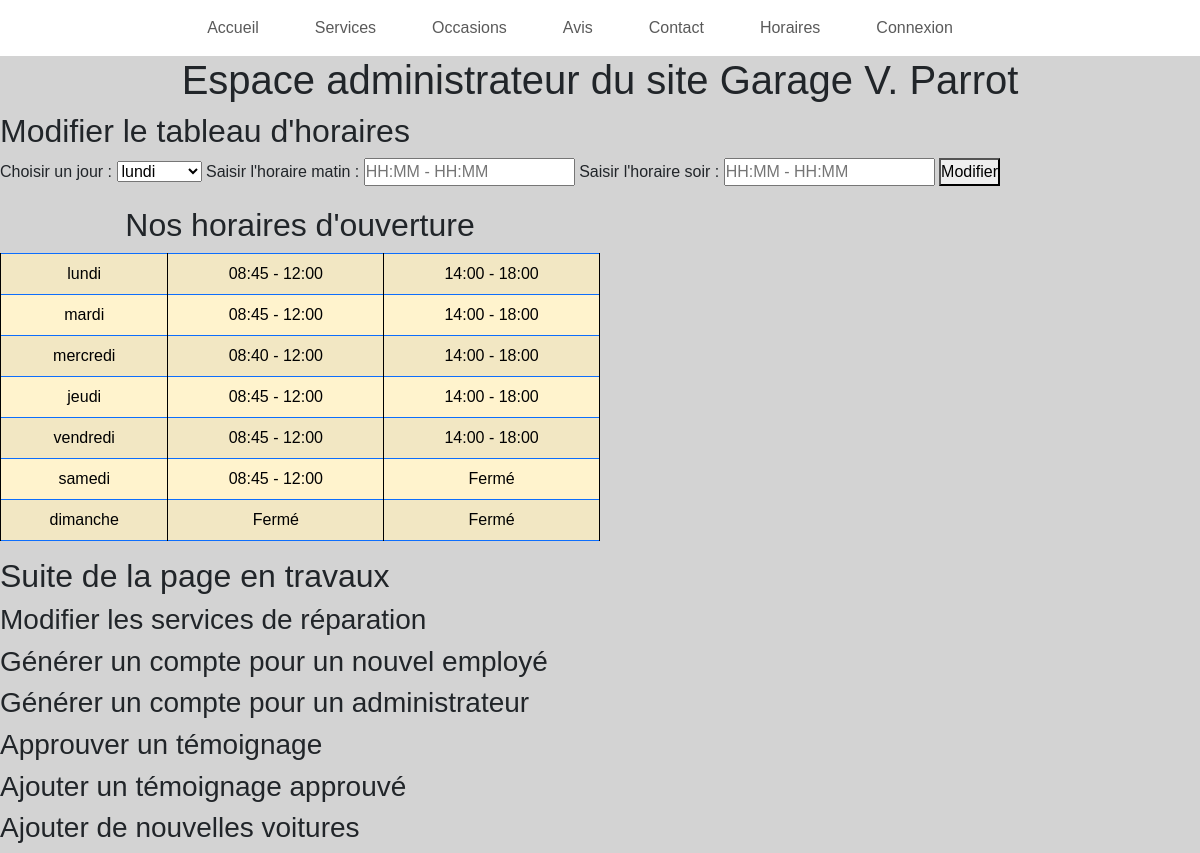
The app's page /connexion/loginPostAd.php with its own data.
### tables this page shows
CREATE TABLE `horaires` (
  `id` int(1) NOT NULL,
  `days` varchar(8) NOT NULL,
  `time_am` varchar(13) NOT NULL,
  `time_pm` varchar(13) NOT NULL
);

### connexion/loginPostAd.php (the view, shortened to what this page needs)
<!DOCTYPE html>
<html lang="en">
<head>
    <link rel="stylesheet" href="../assets/bootstrap.min.css">
    <link rel="stylesheet" href="../style.css">
</head>
<body>
    <nav class="navbar sticky-top navbar-expand-lg bg-body">
        <div class="container">
            <div class="collapse navbar-collapse" id="navbarNav">
                <ul class="navbar-nav mx-auto">
                    <li class="nav-item">
                        <a class="nav-link pe-5" aria-current="page" href="../index.php" target= "_blank">Accueil</a>
                    </li>
                    <li class="nav-item">
                        <a class="nav-link pe-5" href="../index.php#services" target= "_blank">Services</a>
                    </li>
                    <li class="nav-item">
                        <a class="nav-link pe-5" href="../occasions.php" target= "_blank">Occasions</a>
                    </li>
                    <li class="nav-item">
                        <a class="nav-link pe-5" href="../avis.php" target= "_blank">Avis</a>
                    </li>
                    <li class="nav-item">
                        <a class="nav-link pe-5" href="../contact.php" target= "_blank">Contact</a>
                    </li>
                    <li class="nav-item">
                        <a class="nav-link pe-5" href="../index.php#blochoraires" target= "_blank">Horaires </a>
                    </li>
                    <li class="nav-item">
                        <a class="nav-link pe-5" href="login.php">Connexion</a>
                    </li>
                </ul>
            </div>
        </div>
    </nav>
        <h1 class="text-center">Espace administrateur du site Garage V. Parrot</h1>
            <h2>Modifier le tableau d'horaires</h2>
    <form action="formTime.php" id="horaireForm" method="GET">
        <label for="jour">Choisir un jour :</label>
        <select id="jour" name="jour">
            <option value="lundi">lundi</option>
        </select>
        <label for="heurem">Saisir l'horaire matin :</label>
        <input type="text" id="heurem" name="heurem" placeholder="HH:MM - HH:MM" required>
        <label for="heures">Saisir l'horaire soir :</label>
        <input type="text" id="heures" name="heures" placeholder="HH:MM - HH:MM" required>
        <button type="submit">Modifier</button>
    </form>
        <div class="col-12 col-md-6">
            <h2 class="text-center">Nos horaires d'ouverture</h2>
            <div id="horaires" class="table-responsive-md ">
            <table class="table table-warning table-striped table-hover table-bordered border-primary" id="schedule">
            <?php
    $serveur = "localhost";
    $user = "root";
    $pass = "";
    $bd = "garage";
    $mysqli = new mysqli($serveur, $user, $pass, $bd);
    $sql = "SELECT * FROM horaires;";
    $resultat = $mysqli->query($sql);
    if ($resultat->num_rows > 0) {
        while ($row = $resultat->fetch_assoc()) {
                echo "<tr>";
                echo "<td>" . $row["days"] . "</td>";
                echo "<td>" . $row["time_am"] . "</td>";
                echo "<td>" . $row["time_pm"] . "</td>";
                echo "</tr>";
                          }
          } else {
           echo "<tr><td colspan='3'>Aucune donnée trouvée dans la table</td></tr>";
                 }
    ?>
    </table>
        </div>
    <div>
     <div>
            <h2>Suite de la page en travaux</h2>
            <h3>Modifier les services de réparation</h3>
            <h3>Générer un compte pour un nouvel employé</h3>
            <h3>Générer un compte pour un administrateur</h3>
            <h3>Approuver un témoignage</h3>
            <h3>Ajouter un témoignage approuvé</h3>
            <h3>Ajouter de nouvelles voitures</h3>
    </div>
</body>
</html>

### style.css (style rules this page uses)
* { margin: 0; padding: 0; box-sizing: border-box; }
body { background-color: rgb(211 ,211 ,211); font-family: "Radjhani", sans-serif; }

### connexion/loginPostAd.php (style rules this page uses)
table { width: 100%; border-collapse: collapse; }
table, th, td { border: 1px solid black; padding: 8px; text-align: center; }
form { margin-bottom: 20px; }

### records on screen
horaires: days "lundi", time_am "08:45 - 12:00", time_pm "14:00 - 18:00"
horaires: days "mardi", time_am "08:45 - 12:00", time_pm "14:00 - 18:00"
horaires: days "mercredi", time_am "08:40 - 12:00", time_pm "14:00 - 18:00"
horaires: days "jeudi", time_am "08:45 - 12:00", time_pm "14:00 - 18:00"
horaires: days "vendredi", time_am "08:45 - 12:00", time_pm "14:00 - 18:00"
horaires: days "samedi", time_am "08:45 - 12:00", time_pm "Fermé"
horaires: days "dimanche", time_am "Fermé", time_pm "Fermé"
